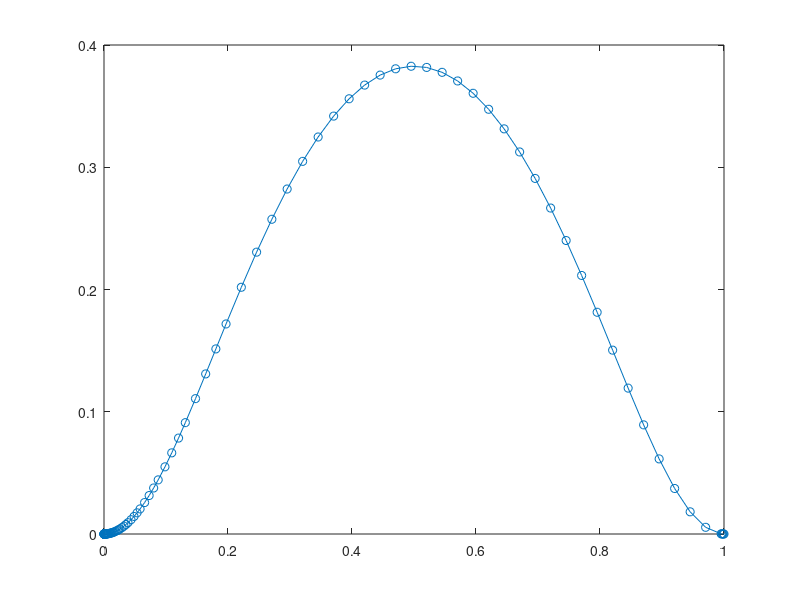

This figure's MATLAB source:
%Jackie Gan
%MATH 3044
%Homework12_2, Parabolic Partial Differential Equations
%Q2, 5a
format long

close all
clear
clc

%Backward difference methods, Q2
Freal = @(x,t)2*exp(-1*(pi^2/4)*t)*sin(2*pi*x);
m=3; T=0.1; N=2;

ut0 = 0; ut1 = 0;
ux =@(x) 2*sin(2*pi*x);


%heat equations Backward-Difference 
m=4; T=0.1; N=2; l = 1;

%set alpha 
lalpha = 0.1;


%step 1
h=l/m; k=T/N; lambda = (lalpha*lalpha*k)/(h*h);
w = zeros(m,N);
%step 2 
for i = 1:m-1
    w(i,1) = ux(i*h);
end

l(1) = 1+(2*lambda);
u(1) = -lambda/l(1);

for i=2:m-2
    l(i) = 1+(2*lambda)+(lambda*u(i-1));
    u(i) = -lambda/l(i);
end
%step 5
l(m-1) = 1+(2*lambda)+(lambda*u(m-2));
%step 6
for j = 1:N-1
    t(j) = j*k;
    z(1) = w(1,j)/l(1);
    for i = 2:m-1
        z(i)= (w(i,j)+(lambda*z(i-1)))/l(i);
    end
    w(m-1,j+1) = z(m-1);
    for i = m-2:-1:1
        w(i,j+1) = z(i)-(u(i)*w(i+1,j+1));
    end
    fprintf("t: %0.2f\n",t);
    for i = 1:m-1
        x = i*h;
        fprintf("x:%0.2f,\t w:%0.4f\n",x,w(i,j+1));
    end
end

%solving the real function to compare
tspan = [0 1];
y0 = 0;
[t,y] = ode45(@(x,t) 2*exp(-1*(pi^2/4)*t)*sin(2*pi*x), tspan, y0);
plot(t,y,'-o')
